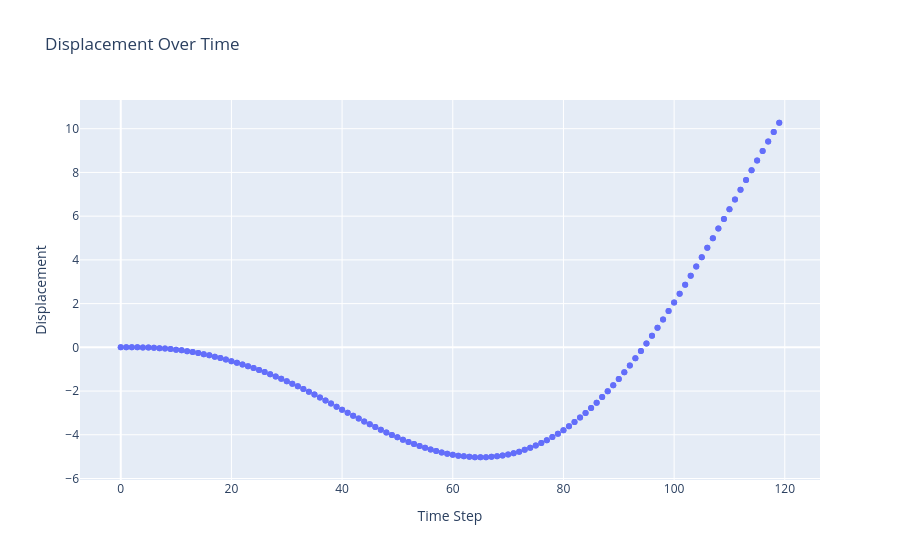

Here is the notebook cell this chart was saved with:
### Code cell
fig = go.Figure(data=[go.Scatter(x=df['Time Step'], y=df['Displacement'], mode='markers')])

# Customize the plot
fig.update_layout(
    title="Displacement Over Time",
    xaxis_title="Time Step",
    yaxis_title="Displacement"
)

# Show the plot
fig.show()

### Figure 1 — Plotly figure (JSON) as saved in the notebook; plotly's stock layout.template omitted (floating-point values rounded to 4 significant figures; data arrays with more than 128 entries replaced by an {"elided": "..."} marker saying what was removed)
{"data": [{"mode": "markers", "type": "scatter", "x": {"elided": "240 int values"}, "y": {"elided": "240 float values"}}], "layout": {"title": {"text": "Displacement Over Time"}, "xaxis": {"title": {"text": "Time Step"}}, "yaxis": {"title": {"text": "Displacement"}}}}
